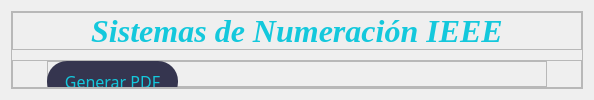
            <widget class="QWidget" name="page_tres">
             <layout class="QVBoxLayout" name="verticalLayout_8">
              <item>
               <widget class="QFrame" name="frame_19">
                <property name="styleSheet">
                 <string notr="true">QPushButton{
background-color:rgb(53, 53, 79);
color: rgb(20, 200, 220);
border-top-left-radius: 20px;
border-bottom-left-radius: 20px;
border-top-right-radius: 20px;
border-bottom-right-radius: 20px;
font: 75 12pt &quot;Arial Black&quot;;
}
QPushButton:hover{
background-color: rgb(20, 200, 220);
color: white;
border-top-left-radius: 20px;
border-bottom-left-radius: 20px;
border-top-right-radius: 20px;
border-bottom-right-radius: 20px;
font: 75 12pt &quot;Arial Black&quot;;
}</string>
                </property>
                <property name="frameShape">
                 <enum>QFrame::StyledPanel</enum>
                </property>
                <property name="frameShadow">
                 <enum>QFrame::Raised</enum>
                </property>
                <layout class="QVBoxLayout" name="verticalLayout_13">
                 <property name="spacing">
                  <number>10</number>
                 </property>
                 <property name="leftMargin">
                  <number>0</number>
                 </property>
                 <property name="topMargin">
                  <number>0</number>
                 </property>
                 <property name="rightMargin">
                  <number>0</number>
                 </property>
                 <property name="bottomMargin">
                  <number>0</number>
                 </property>
                 <item>
                  <widget class="QFrame" name="frame_20">
                   <property name="maximumSize">
                    <size>
                     <width>16777215</width>
                     <height>50</height>
                    </size>
                   </property>
                   <property name="frameShape">
                    <enum>QFrame::StyledPanel</enum>
                   </property>
                   <property name="frameShadow">
                    <enum>QFrame::Raised</enum>
                   </property>
                   <layout class="QHBoxLayout" name="horizontalLayout_12">
                    <property name="leftMargin">
                     <number>0</number>
                    </property>
                    <property name="topMargin">
                     <number>0</number>
                    </property>
                    <property name="rightMargin">
                     <number>0</number>
                    </property>
                    <property name="bottomMargin">
                     <number>0</number>
                    </property>
                    <item>
                     <spacer name="horizontalSpacer_20">
                      <property name="orientation">
                       <enum>Qt::Horizontal</enum>
                      </property>
                      <property name="sizeHint" stdset="0">
                       <size>
                        <width>75</width>
                        <height>20</height>
                       </size>
                      </property>
                     </spacer>
                    </item>
                    <item>
                     <widget class="QLabel" name="labelTema_9">
                      <property name="font">
                       <font>
                        <family>Times New Roman</family>
                        <pointsize>24</pointsize>
                        <weight>75</weight>
                        <italic>true</italic>
                        <bold>true</bold>
                       </font>
                      </property>
                      <property name="styleSheet">
                       <string notr="true">color: rgb(20, 200, 220);</string>
                      </property>
                      <property name="text">
                       <string>Sistemas de Numeración IEEE</string>
                      </property>
                      <property name="alignment">
                       <set>Qt::AlignCenter</set>
                      </property>
                     </widget>
                    </item>
                    <item>
                     <spacer name="horizontalSpacer_21">
                      <property name="orientation">
                       <enum>Qt::Horizontal</enum>
                      </property>
                      <property name="sizeHint" stdset="0">
                       <size>
                        <width>74</width>
                        <height>20</height>
                       </size>
                      </property>
                     </spacer>
                    </item>
                   </layout>
                  </widget>
                 </item>
                 <item>
                  <widget class="QFrame" name="frame_21">
                   <property name="frameShape">
                    <enum>QFrame::StyledPanel</enum>
                   </property>
                   <property name="frameShadow">
                    <enum>QFrame::Raised</enum>
                   </property>
                   <layout class="QHBoxLayout" name="horizontalLayout_13">
                    <property name="spacing">
                     <number>0</number>
                    </property>
                    <property name="leftMargin">
                     <number>0</number>
                    </property>
                    <property name="topMargin">
                     <number>0</number>
                    </property>
                    <property name="rightMargin">
                     <number>0</number>
                    </property>
                    <property name="bottomMargin">
                     <number>0</number>
                    </property>
                    <item>
                     <spacer name="horizontalSpacer_22">
                      <property name="orientation">
                       <enum>Qt::Horizontal</enum>
                      </property>
                      <property name="sizeHint" stdset="0">
                       <size>
                        <width>34</width>
                        <height>20</height>
                       </size>
                      </property>
                     </spacer>
                    </item>
                    <item>
                     <widget class="QFrame" name="frame_22">
                      <property name="minimumSize">
                       <size>
                        <width>500</width>
                        <height>0</height>
                       </size>
                      </property>
                      <property name="frameShape">
                       <enum>QFrame::StyledPanel</enum>
                      </property>
                      <property name="frameShadow">
                       <enum>QFrame::Raised</enum>
                      </property>
                      <widget class="QLabel" name="labelFuncion_4">
                       <property name="geometry">
                        <rect>
                         <x>110</x>
                         <y>80</y>
                         <width>81</width>
                         <height>20</height>
                        </rect>
                       </property>
                       <property name="font">
                        <font>
                         <family>Arial Black</family>
                         <pointsize>12</pointsize>
                         <weight>9</weight>
                         <italic>false</italic>
                         <bold>false</bold>
                        </font>
                       </property>
                       <property name="styleSheet">
                        <string notr="true">font: 75 12pt &quot;Arial Black&quot;;
color: rgb(20, 200, 220);</string>
                       </property>
                       <property name="text">
                        <string>Numero:</string>
                       </property>
                      </widget>
                      <widget class="QTextEdit" name="textNumero_2">
                       <property name="geometry">
                        <rect>
                         <x>200</x>
                         <y>70</y>
                         <width>201</width>
                         <height>41</height>
                        </rect>
                       </property>
                       <property name="font">
                        <font>
                         <family>Times New Roman</family>
                         <pointsize>14</pointsize>
                        </font>
                       </property>
                       <property name="styleSheet">
                        <string notr="true">border: 2px solid rgb(53, 53, 79); 
color: rgb(20, 200, 220);
border-top-left-radius: 20px;
border-bottom-left-radius: 20px;
border-top-right-radius: 20px;
border-bottom-right-radius: 20px;
</string>
                       </property>
                      </widget>
                      <widget class="QLabel" name="labelNumTransformado_2">
                       <property name="geometry">
                        <rect>
                         <x>10</x>
                         <y>180</y>
                         <width>481</width>
                         <height>51</height>
                        </rect>
                       </property>
                       <property name="font">
                        <font>
                         <family>Times New Roman</family>
                         <pointsize>16</pointsize>
                        </font>
                       </property>
                       <property name="styleSheet">
                        <string notr="true">border: 2px solid rgb(53, 53, 79); 
color: rgb(20, 200, 220);
border-top-left-radius: 20px;
border-bottom-left-radius: 20px;
border-top-right-radius: 20px;
border-bottom-right-radius: 20px;
</string>
                       </property>
                       <property name="text">
                        <string/>
                       </property>
                      </widget>
                      <widget class="QPushButton" name="boton32bits">
                       <property name="geometry">
                        <rect>
                         <x>70</x>
                         <y>260</y>
                         <width>171</width>
                         <height>41</height>
                        </rect>
                       </property>
                       <property name="font">
                        <font>
                         <family>Arial Black</family>
                         <pointsize>12</pointsize>
                         <weight>9</weight>
                         <italic>false</italic>
                         <bold>false</bold>
                        </font>
                       </property>
                       <property name="styleSheet">
                        <string notr="true"/>
                       </property>
                       <property name="text">
                        <string>32 Bits</string>
                       </property>
                      </widget>
                      <widget class="QPushButton" name="boton64bits">
                       <property name="geometry">
                        <rect>
                         <x>280</x>
                         <y>260</y>
                         <width>171</width>
                         <height>41</height>
                        </rect>
                       </property>
                       <property name="font">
                        <font>
                         <family>Arial Black</family>
                         <pointsize>12</pointsize>
                         <weight>9</weight>
                         <italic>false</italic>
                         <bold>false</bold>
                        </font>
                       </property>
                       <property name="styleSheet">
                        <string notr="true"/>
                       </property>
                       <property name="text">
                        <string>64 Bits</string>
                       </property>
                      </widget>
                      <widget class="QLabel" name="labelTema_10">
                       <property name="geometry">
                        <rect>
                         <x>170</x>
                         <y>110</y>
                         <width>131</width>
                         <height>48</height>
                        </rect>
                       </property>
                       <property name="font">
                        <font>
                         <family>Arial Black</family>
                         <pointsize>12</pointsize>
                         <weight>9</weight>
                         <italic>false</italic>
                         <bold>false</bold>
                        </font>
                       </property>
                       <property name="styleSheet">
                        <string notr="true">font: 75 12pt &quot;Arial Black&quot;;
color: rgb(20, 200, 220);
</string>
                       </property>
                       <property name="text">
                        <string>Resultado</string>
                       </property>
                       <property name="alignment">
                        <set>Qt::AlignCenter</set>
                       </property>
                      </widget>
                      <widget class="QPushButton" name="botonPDFIEEE">
                       <property name="geometry">
                        <rect>
                         <x>0</x>
                         <y>0</y>
                         <width>131</width>
                         <height>41</height>
                        </rect>
                       </property>
                       <property name="font">
                        <font>
                         <family>Arial Black</family>
                         <pointsize>12</pointsize>
                         <weight>9</weight>
                         <italic>false</italic>
                         <bold>false</bold>
                        </font>
                       </property>
                       <property name="styleSheet">
                        <string notr="true"/>
                       </property>
                       <property name="text">
                        <string>Generar PDF</string>
                       </property>
                      </widget>
                     </widget>
                    </item>
                    <item>
                     <spacer name="horizontalSpacer_23">
                      <property name="orientation">
                       <enum>Qt::Horizontal</enum>
                      </property>
                      <property name="sizeHint" stdset="0">
                       <size>
                        <width>34</width>
                        <height>20</height>
                       </size>
                      </property>
                     </spacer>
                    </item>
                   </layout>
                  </widget>
                 </item>
                </layout>
               </widget>
              </item>
             </layout>
            </widget>
